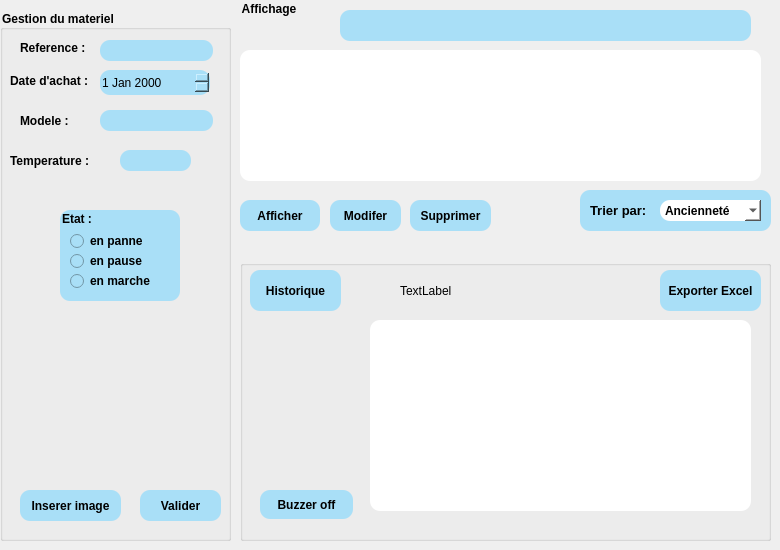
    <widget class="QWidget" name="tab_5">
     <property name="styleSheet">
      <string notr="true">#tab_5{
background-image:url(D:/Esprit/c++/projectC++/integration/Smart_Dry_Cleaner_2A2/image/BG.png);
}</string>
     </property>
     <attribute name="title">
      <string>Les Matériels</string>
     </attribute>
     <widget class="QGroupBox" name="gestion">
      <property name="geometry">
       <rect>
        <x>0</x>
        <y>10</y>
        <width>231</width>
        <height>531</height>
       </rect>
      </property>
      <property name="font">
       <font>
        <pointsize>9</pointsize>
        <bold>true</bold>
       </font>
      </property>
      <property name="styleSheet">
       <string notr="true">color:rgb(0,0,0);</string>
      </property>
      <property name="title">
       <string>Gestion du materiel</string>
      </property>
      <widget class="QLabel" name="label_33">
       <property name="geometry">
        <rect>
         <x>20</x>
         <y>100</y>
         <width>49</width>
         <height>21</height>
        </rect>
       </property>
       <property name="font">
        <font>
         <bold>true</bold>
        </font>
       </property>
       <property name="styleSheet">
        <string notr="true">color: rgb(0,0,0);</string>
       </property>
       <property name="text">
        <string>Modele :</string>
       </property>
      </widget>
      <widget class="QLineEdit" name="reference">
       <property name="geometry">
        <rect>
         <x>100</x>
         <y>30</y>
         <width>113</width>
         <height>21</height>
        </rect>
       </property>
       <property name="styleSheet">
        <string notr="true">background-color: rgb(169,223,247);
color: rgb(0,0,0);
border-color: rgb(0, 129, 233);
border-radius:10px;
</string>
       </property>
      </widget>
      <widget class="QLabel" name="label_34">
       <property name="geometry">
        <rect>
         <x>20</x>
         <y>30</y>
         <width>71</width>
         <height>16</height>
        </rect>
       </property>
       <property name="font">
        <font>
         <bold>true</bold>
        </font>
       </property>
       <property name="styleSheet">
        <string notr="true">color: rgb(0,0,0);</string>
       </property>
       <property name="text">
        <string>Reference :</string>
       </property>
      </widget>
      <widget class="QLabel" name="label_35">
       <property name="geometry">
        <rect>
         <x>10</x>
         <y>60</y>
         <width>81</width>
         <height>21</height>
        </rect>
       </property>
       <property name="font">
        <font>
         <bold>true</bold>
        </font>
       </property>
       <property name="styleSheet">
        <string notr="true">color: rgb(0,0,0);</string>
       </property>
       <property name="text">
        <string>Date d'achat :</string>
       </property>
      </widget>
      <widget class="QLineEdit" name="modele">
       <property name="geometry">
        <rect>
         <x>100</x>
         <y>100</y>
         <width>113</width>
         <height>21</height>
        </rect>
       </property>
       <property name="styleSheet">
        <string notr="true">background-color: rgb(169,223,247);
color: rgb(0,0,0);
border-color: rgb(0, 129, 233);
border-radius:10px;

</string>
       </property>
      </widget>
      <widget class="QLabel" name="label_36">
       <property name="geometry">
        <rect>
         <x>10</x>
         <y>140</y>
         <width>81</width>
         <height>21</height>
        </rect>
       </property>
       <property name="font">
        <font>
         <bold>true</bold>
        </font>
       </property>
       <property name="styleSheet">
        <string notr="true">color: rgb(0,0,0);</string>
       </property>
       <property name="text">
        <string>Temperature :</string>
       </property>
      </widget>
      <widget class="QLineEdit" name="temperature">
       <property name="geometry">
        <rect>
         <x>120</x>
         <y>140</y>
         <width>71</width>
         <height>21</height>
        </rect>
       </property>
       <property name="styleSheet">
        <string notr="true">background-color: rgb(169,223,247);
color: rgb(0,0,0);
border-color: rgb(0, 129, 233);
border-radius:10px;
</string>
       </property>
      </widget>
      <widget class="QPushButton" name="valider">
       <property name="geometry">
        <rect>
         <x>140</x>
         <y>480</y>
         <width>81</width>
         <height>31</height>
        </rect>
       </property>
       <property name="font">
        <font>
         <bold>true</bold>
        </font>
       </property>
       <property name="styleSheet">
        <string notr="true">background-color: rgb(169, 223, 247);
color:rgb(0,0,0);
border-color: rgb(0, 129, 233);
border-radius:10px;
</string>
       </property>
       <property name="text">
        <string>Valider</string>
       </property>
      </widget>
      <widget class="QDateEdit" name="dateachat">
       <property name="geometry">
        <rect>
         <x>100</x>
         <y>60</y>
         <width>110</width>
         <height>25</height>
        </rect>
       </property>
       <property name="styleSheet">
        <string notr="true">background-color: rgb(169,223,247);
color: rgb(0,0,0);
border-color: rgb(0, 129, 233);
border-radius:10px;
</string>
       </property>
      </widget>
      <widget class="QPushButton" name="insererim">
       <property name="geometry">
        <rect>
         <x>20</x>
         <y>480</y>
         <width>101</width>
         <height>31</height>
        </rect>
       </property>
       <property name="font">
        <font>
         <bold>true</bold>
        </font>
       </property>
       <property name="styleSheet">
        <string notr="true">background-color: rgb(169,223,247);
color: rgb(0,0,0);
border-color: rgb(0, 129, 233);
border-radius:10px;</string>
       </property>
       <property name="text">
        <string>Inserer image</string>
       </property>
      </widget>
      <widget class="QGroupBox" name="groupBox_11">
       <property name="geometry">
        <rect>
         <x>60</x>
         <y>200</y>
         <width>120</width>
         <height>91</height>
        </rect>
       </property>
       <property name="font">
        <font>
         <bold>true</bold>
        </font>
       </property>
       <property name="styleSheet">
        <string notr="true">background-color: rgb(169,223,247);
color: rgb(0,0,0);
border-color: rgb(0, 129, 233);
border-radius:10px;</string>
       </property>
       <property name="title">
        <string>Etat :</string>
       </property>
       <widget class="QRadioButton" name="panne">
        <property name="geometry">
         <rect>
          <x>10</x>
          <y>20</y>
          <width>91</width>
          <height>22</height>
         </rect>
        </property>
        <property name="font">
         <font>
          <bold>true</bold>
         </font>
        </property>
        <property name="styleSheet">
         <string notr="true">
color: rgb(0,0,0);

border-radius:10px;</string>
        </property>
        <property name="text">
         <string>en panne</string>
        </property>
       </widget>
       <widget class="QRadioButton" name="pause">
        <property name="geometry">
         <rect>
          <x>10</x>
          <y>40</y>
          <width>91</width>
          <height>22</height>
         </rect>
        </property>
        <property name="font">
         <font>
          <bold>true</bold>
         </font>
        </property>
        <property name="text">
         <string>en pause</string>
        </property>
       </widget>
       <widget class="QRadioButton" name="marche">
        <property name="geometry">
         <rect>
          <x>10</x>
          <y>60</y>
          <width>91</width>
          <height>22</height>
         </rect>
        </property>
        <property name="font">
         <font>
          <bold>true</bold>
         </font>
        </property>
        <property name="text">
         <string>en marche</string>
        </property>
       </widget>
      </widget>
      <widget class="QLabel" name="image">
       <property name="geometry">
        <rect>
         <x>20</x>
         <y>310</y>
         <width>191</width>
         <height>151</height>
        </rect>
       </property>
       <property name="styleSheet">
        <string notr="true"/>
       </property>
       <property name="text">
        <string/>
       </property>
      </widget>
     </widget>
     <widget class="QGroupBox" name="groupBox_12">
      <property name="geometry">
       <rect>
        <x>240</x>
        <y>260</y>
        <width>531</width>
        <height>281</height>
       </rect>
      </property>
      <property name="title">
       <string/>
      </property>
      <widget class="QPushButton" name="afficherexcel">
       <property name="geometry">
        <rect>
         <x>420</x>
         <y>10</y>
         <width>101</width>
         <height>41</height>
        </rect>
       </property>
       <property name="font">
        <font>
         <bold>true</bold>
        </font>
       </property>
       <property name="styleSheet">
        <string notr="true">background-color: rgb(169,223,247);
color: rgb(0,0,0);
border-color: rgb(0, 129, 233);
border-radius:10px;</string>
       </property>
       <property name="text">
        <string>Exporter Excel</string>
       </property>
      </widget>
      <widget class="QPushButton" name="historique">
       <property name="geometry">
        <rect>
         <x>10</x>
         <y>10</y>
         <width>91</width>
         <height>41</height>
        </rect>
       </property>
       <property name="font">
        <font>
         <bold>true</bold>
        </font>
       </property>
       <property name="styleSheet">
        <string notr="true">background-color: rgb(169,223,247);
color: rgb(0,0,0);
border-color: rgb(0, 129, 233);
border-radius:10px;</string>
       </property>
       <property name="text">
        <string>Historique</string>
       </property>
      </widget>
      <widget class="QTableView" name="affhisto">
       <property name="geometry">
        <rect>
         <x>130</x>
         <y>60</y>
         <width>381</width>
         <height>191</height>
        </rect>
       </property>
       <property name="styleSheet">
        <string notr="true">background-color: rgb(255,255,255);
color: rgb(0,0,0);
border-color: rgb(0, 129, 233);
border-radius:10px;</string>
       </property>
      </widget>
      <widget class="QLabel" name="etat">
       <property name="geometry">
        <rect>
         <x>160</x>
         <y>10</y>
         <width>211</width>
         <height>41</height>
        </rect>
       </property>
       <property name="text">
        <string>TextLabel</string>
       </property>
      </widget>
      <widget class="QPushButton" name="on_stop_buz">
       <property name="geometry">
        <rect>
         <x>20</x>
         <y>230</y>
         <width>93</width>
         <height>29</height>
        </rect>
       </property>
       <property name="font">
        <font>
         <bold>true</bold>
        </font>
       </property>
       <property name="styleSheet">
        <string notr="true">background-color: rgb(169,223,247);
color: rgb(0,0,0);
border-color: rgb(0, 129, 233);
border-radius:10px;</string>
       </property>
       <property name="text">
        <string>Buzzer off</string>
       </property>
      </widget>
     </widget>
     <widget class="QGroupBox" name="affichage">
      <property name="geometry">
       <rect>
        <x>240</x>
        <y>0</y>
        <width>531</width>
        <height>241</height>
       </rect>
      </property>
      <property name="font">
       <font>
        <pointsize>9</pointsize>
        <bold>true</bold>
       </font>
      </property>
      <property name="styleSheet">
       <string notr="true">
color: rgb(0,0,0);
border-color: rgb(0, 129, 233);
border-radius:10px;</string>
      </property>
      <property name="title">
       <string>Affichage</string>
      </property>
      <widget class="QPushButton" name="modifier">
       <property name="geometry">
        <rect>
         <x>90</x>
         <y>200</y>
         <width>71</width>
         <height>31</height>
        </rect>
       </property>
       <property name="font">
        <font>
         <bold>true</bold>
        </font>
       </property>
       <property name="styleSheet">
        <string notr="true">background-color: rgb(169,223,247);
color: rgb(0,0,0);
border-color: rgb(0, 129, 233);
border-radius:10px;</string>
       </property>
       <property name="text">
        <string>Modifer</string>
       </property>
      </widget>
      <widget class="QPushButton" name="supprimer">
       <property name="geometry">
        <rect>
         <x>170</x>
         <y>200</y>
         <width>81</width>
         <height>31</height>
        </rect>
       </property>
       <property name="font">
        <font>
         <bold>true</bold>
        </font>
       </property>
       <property name="styleSheet">
        <string notr="true">background-color: rgb(169,223,247);
color: rgb(0,0,0);
border-color: rgb(0, 129, 233);
border-radius:10px;</string>
       </property>
       <property name="text">
        <string>Supprimer</string>
       </property>
      </widget>
      <widget class="QComboBox" name="trie">
       <property name="geometry">
        <rect>
         <x>420</x>
         <y>200</y>
         <width>101</width>
         <height>21</height>
        </rect>
       </property>
       <property name="font">
        <font>
         <bold>true</bold>
        </font>
       </property>
       <property name="styleSheet">
        <string notr="true">background-color: rgb(255,255,255  );
color: rgb(0, 0, 0);
border-color: rgb(0, 129, 233);
</string>
       </property>
       <item>
        <property name="text">
         <string>Ancienneté</string>
        </property>
       </item>
       <item>
        <property name="text">
         <string>Etat</string>
        </property>
       </item>
       <item>
        <property name="text">
         <string>Nbr produits</string>
        </property>
       </item>
      </widget>
      <widget class="QLabel" name="label_37">
       <property name="geometry">
        <rect>
         <x>360</x>
         <y>190</y>
         <width>61</width>
         <height>41</height>
        </rect>
       </property>
       <property name="font">
        <font>
         <bold>true</bold>
        </font>
       </property>
       <property name="styleSheet">
        <string notr="true">
color: rgb(0,0,0);
</string>
       </property>
       <property name="text">
        <string>Trier par :</string>
       </property>
      </widget>
      <widget class="QGraphicsView" name="graphicsView">
       <property name="geometry">
        <rect>
         <x>340</x>
         <y>190</y>
         <width>191</width>
         <height>41</height>
        </rect>
       </property>
       <property name="styleSheet">
        <string notr="true">background-color: rgb(169,223,247);
color: rgb(0,0,0);
border-color: rgb(0, 129, 233);
border-radius:10px;</string>
       </property>
      </widget>
      <widget class="QTableView" name="affmate">
       <property name="geometry">
        <rect>
         <x>0</x>
         <y>50</y>
         <width>521</width>
         <height>131</height>
        </rect>
       </property>
       <property name="styleSheet">
        <string notr="true">background-color: rgb(255,255,255);
color: rgb(0,0,0);
border-color: rgb(0, 129, 233);
</string>
       </property>
      </widget>
      <widget class="QPushButton" name="afficher">
       <property name="geometry">
        <rect>
         <x>0</x>
         <y>200</y>
         <width>80</width>
         <height>31</height>
        </rect>
       </property>
       <property name="font">
        <font>
         <bold>true</bold>
        </font>
       </property>
       <property name="styleSheet">
        <string notr="true">background-color: rgb(169,223,247);
color: rgb(0,0,0);
border-color: rgb(0, 129, 233);
border-radius:10px;</string>
       </property>
       <property name="text">
        <string>Afficher</string>
       </property>
      </widget>
      <widget class="QLineEdit" name="ecricherche">
       <property name="geometry">
        <rect>
         <x>100</x>
         <y>10</y>
         <width>411</width>
         <height>31</height>
        </rect>
       </property>
       <property name="styleSheet">
        <string notr="true">background-color: rgb(169,223,247);
color: rgb(0,0,0);
border-color: rgb(0, 129, 233);
border-radius:10px;</string>
       </property>
      </widget>
      <widget class="QLabel" name="label_38">
       <property name="geometry">
        <rect>
         <x>350</x>
         <y>200</y>
         <width>61</width>
         <height>21</height>
        </rect>
       </property>
       <property name="font">
        <font>
         <pointsize>10</pointsize>
         <bold>true</bold>
        </font>
       </property>
       <property name="text">
        <string>Trier par:</string>
       </property>
      </widget>
      <zorder>label_37</zorder>
      <zorder>graphicsView</zorder>
      <zorder>modifier</zorder>
      <zorder>supprimer</zorder>
      <zorder>trie</zorder>
      <zorder>affmate</zorder>
      <zorder>afficher</zorder>
      <zorder>ecricherche</zorder>
      <zorder>label_38</zorder>
     </widget>
    </widget>
